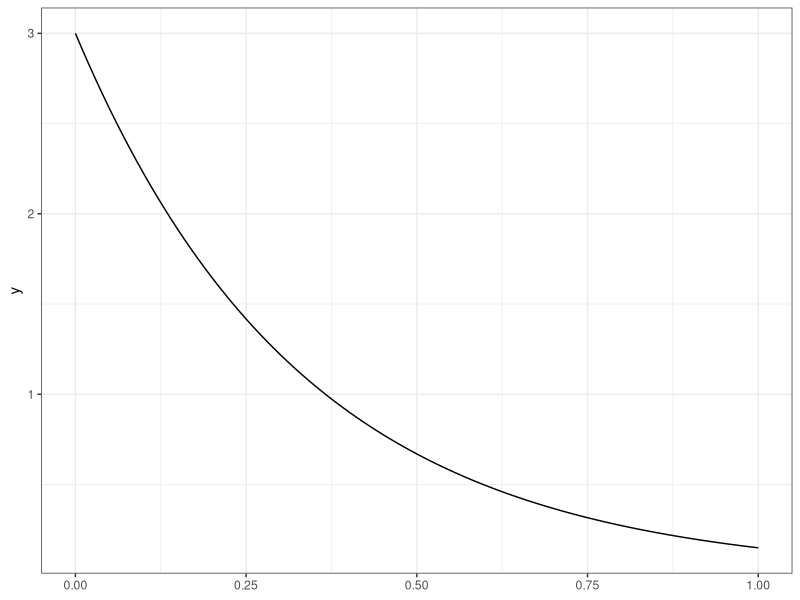
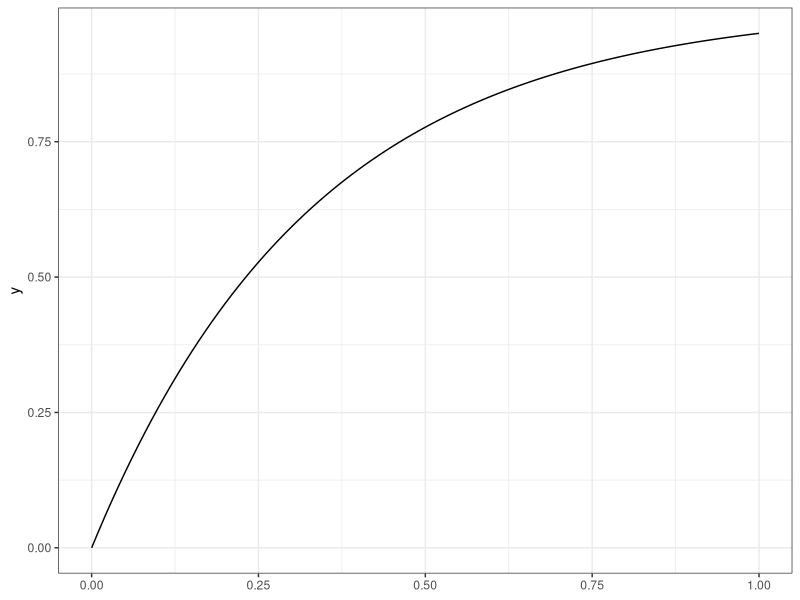
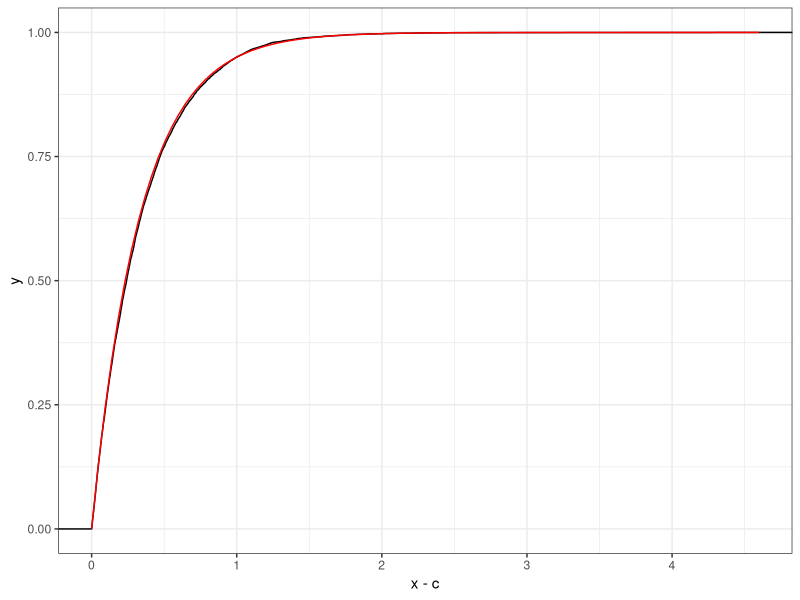
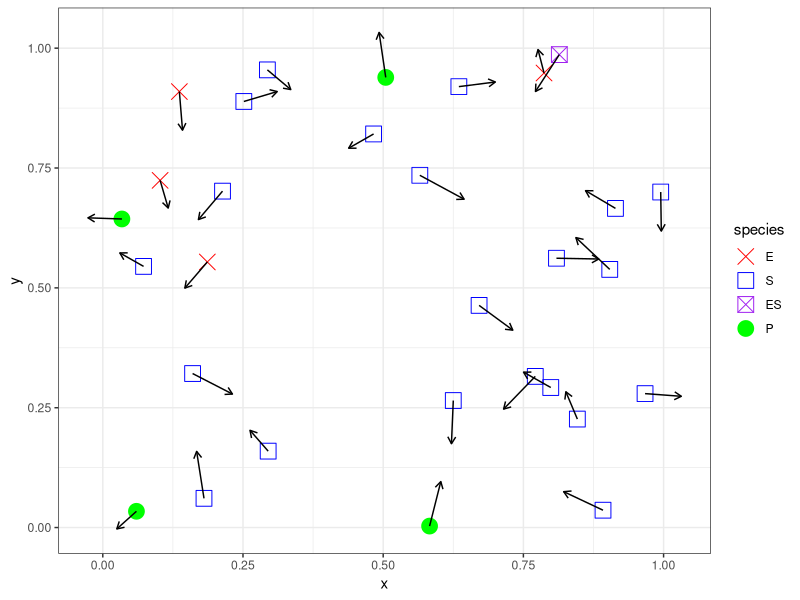
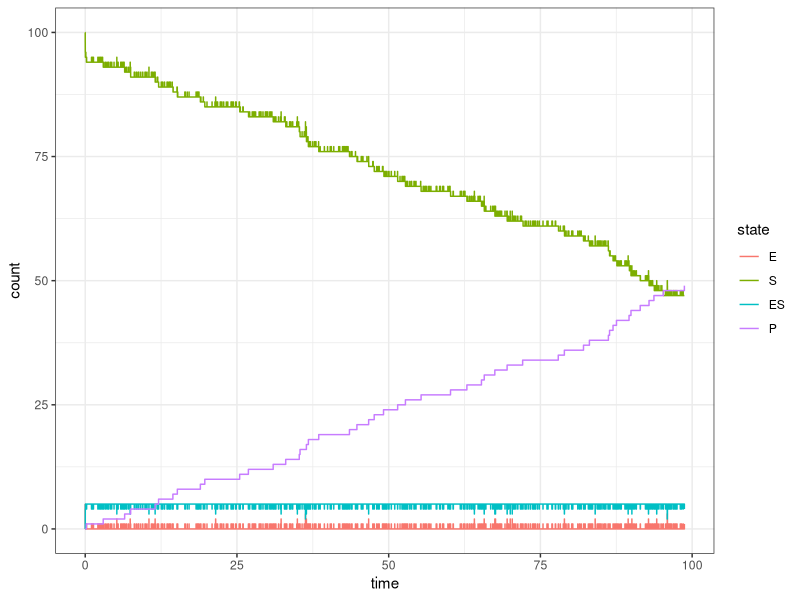
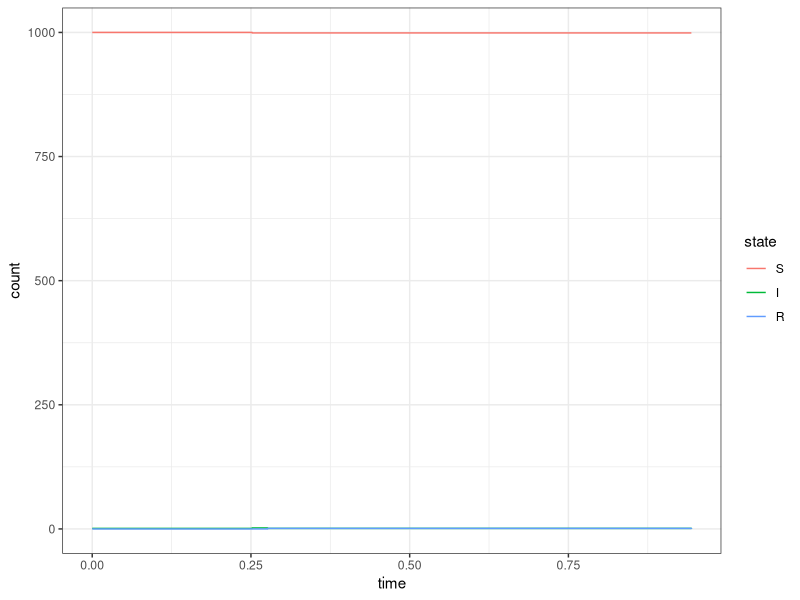
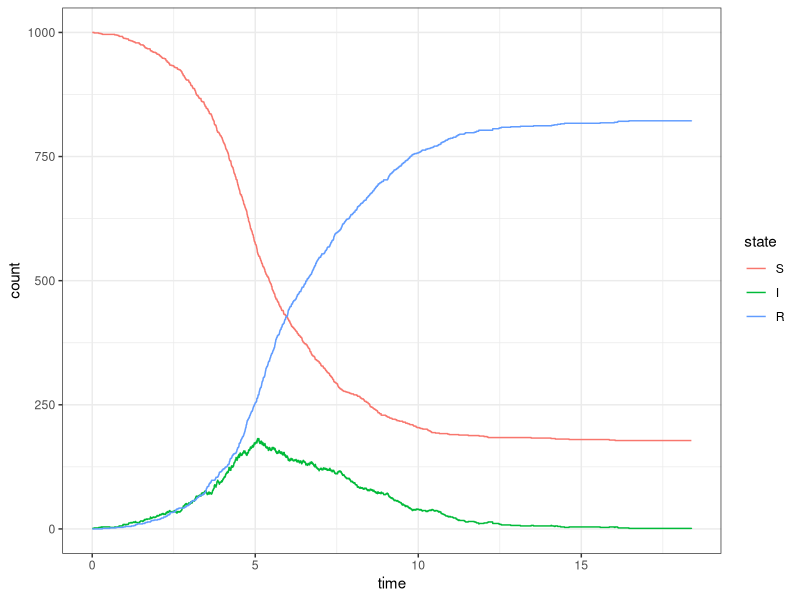
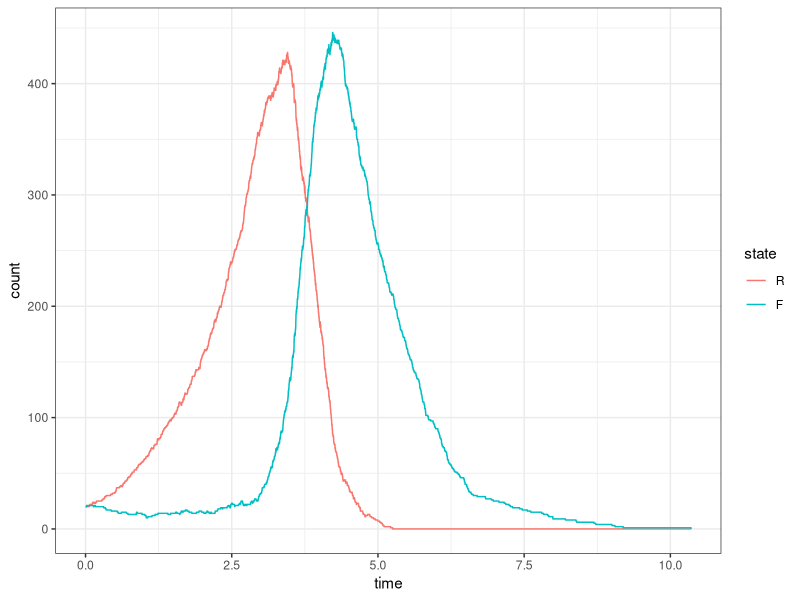

Recreate these plots in R, in order.
## ---------------------------------------------------------------------------------------------------------------------------------------
library("tidyverse"); theme_set(theme_bw())
set.seed(20230307)


## ---------------------------------------------------------------------------------------------------------------------------------------
r <- 3 # rate

ggplot(data.frame(x = 0:(4/r))) + 
  stat_function(fun = dexp, args = list(rate = r)) 


## ---------------------------------------------------------------------------------------------------------------------------------------
ggplot(data.frame(x = 0:(4/r))) + 
  stat_function(fun = pexp, args = list(rate = r)) 


## ----conditional_exponential------------------------------------------------------------------------------------------------------------
c <- 1

# Check probability 
1-pexp(c, rate = r) # if this probability is too small, the simulation will take a while

# Simulate exponential random variables that are greater than c
x <- rexp(1e4, rate = r)
for (i in seq_along(x)) {
  while (x[i] < c)
    x[i] <- rexp(1, rate = r)
}


## ---- dependson="conditional_exponential"-----------------------------------------------------------------------------------------------
ggplot(
  data.frame(x=x), 
  aes(x-c)         # performs the shift
) +
  stat_ecdf() +
  stat_function(fun = pexp, args = list(rate = r), color = "red") 


## ---------------------------------------------------------------------------------------------------------------------------------------
set.seed(20230309)
n <- 30

d <- data.frame(
  x = runif(n),
  y = runif(n),
  species = sample(c("E","S","ES","P"), size = n, replace = TRUE, 
                   prob = c(0.2,0.6,0.1,0.1)),
  speed = runif(n,0.05, 0.1),
  direction = runif(n, max = 2*pi)
) %>%
  mutate(
    xend = x + speed*cos(direction),
    yend = y + speed*sin(direction),
    species = factor(species, levels = c("E","S","ES","P"))
  )



ggplot(d, aes(x = x, y = y, xend = xend, yend=yend,
              color = species, shape = species)) +
  geom_point(size = 5) +
  geom_segment(arrow = arrow(length = unit(0.2, "cm")), color = "black") +
  scale_color_manual(
    values = c(
      "E" = "red",
      "S" = "blue",
      "ES" = "purple",
      "P" = "green"
    )
  ) +
  scale_shape_manual(
    values = c(
      "E" = 4,
      "S" = 0,
      "ES" = 7,
      "P" = 19
    )
  )


## ----PrePost----------------------------------------------------------------------------------------------------------------------------
Pre <- rbind(
#   E  S ES  P
  c(1, 1, 0, 0),
  c(0, 0, 1, 0),
  c(0, 0, 1, 0)
)

rownames(Pre) <- c("I","II","III")
colnames(Pre) <- c("E","S","ES","P")
Pre

Post <- rbind(
#   E  S ES  P
  c(0, 0, 1, 0),
  c(1, 1, 0, 0),
  c(1, 0, 0, 1)
)

rownames(Post) <- c("I","II","III")
colnames(Post) <- c("E","S","ES","P")
Post


## ----stoichiometry, dependson="PrePost"-------------------------------------------------------------------------------------------------
A <- Post - Pre # reaction
S <- t(A)       # stoichiometry

A
S


## ---- dependson="stoichiometry"---------------------------------------------------------------------------------------------------------
x0 <- c(5, 100, 1, 0)
x0 + S[,1]
x0 + S[,2]
x0 + S[,3]


## ----simulate_michaelis_menton_transition-----------------------------------------------------------------------------------------------
michaelis_menton_reaction_matrix <- rbind(
  #  E   S  ES P
  c(-1, -1,  1, 0),
  c( 1,  1, -1, 0),
  c( 1,  0, -1, 1)
)

#' Function to simulate a single Michaelis-Menton transition
#' 
#' This function will simulate a single predator-prety transition based on the 
#' current `state` of the system and the reaction `rates`
simulate_michaelis_menton_transition <- function(state, rate, initial_time) {
  propensity <- c(
    rate[1] * state[1] * state[2],
    rate[2] * state[3] ,
    rate[3] * state[3]
  )
  
  time_increment <- rexp(1, rate = sum(propensity))
  reaction       <- sample(1:3, 1, prob = propensity)
  
  state <- state + michaelis_menton_reaction_matrix[reaction,]
  
  return(
    list(
      time  = initial_time + time_increment,
      state = state
    ))
}


## ----simulate_michaelis_menton_system, dependson="simulate_michaelis_menton_transition"-------------------------------------------------
simulate_michaelis_menton_system <- function(initial_state, rate, max_rxns = 1e3) {
  # Create storage structures for state and time
  n_possible_rxns <- max_rxns + 1
  state <- matrix(initial_state, nrow = 4, ncol = n_possible_rxns)
  n_rxns <- 1
  time   <- rep(0, n_possible_rxns) 
  
  # Simulate outbreak
  while(any(state[2:3,n_rxns] > 0) & n_rxns <= max_rxns) {
    tmp <- simulate_michaelis_menton_transition(state[,n_rxns], rate, time[n_rxns])
    n_rxns         <- n_rxns + 1
    time[n_rxns]   <- tmp$time
    state[,n_rxns] <- tmp$state
  }
  
  d <- data.frame(
    E  = state[1, ],
    S  = state[2, ],
    ES = state[3, ],
    P  = state[4, ],
    time = time
  ) %>%
    pivot_longer(-time, names_to = "state", values_to = "count") %>%
    mutate(
      state = factor(state, levels = c("E","S","ES","P"))
    )
}


## ---- dependson="simulate_michaelis_menton_system"--------------------------------------------------------------------------------------
set.seed(1)
d <- simulate_michaelis_menton_system(c(5, 100, 0, 0), rate = c(1,1,.1), max_rxns = 1e3)

ggplot(d, aes(x = time, y = count, color = state)) + 
  geom_step()


## ----simulate_sir_transition------------------------------------------------------------------------------------------------------------
sir_reaction_matrix <- rbind(
  #  S   I  R
  c(-1,  1, 0),
  c( 0, -1, 1)
)

#' Function to simulate a single SIR transition
#' 
#' This function will simulate a single SIR transition based on the current 
#' `state` of the system and the reaction `rates`
simulate_sir_transition <- function(state, rate, initial_time) {
  propensity <- c(
    rate[1] * state[1] * state[2] / sum(state),
    rate[2] * state[2]
  )
  
  time_increment <- rexp(1, rate = sum(propensity))
  reaction       <- sample(1:2, 1, prob = propensity)
  
  # Update state according to stoichiometry
  state <- state + sir_reaction_matrix[reaction,]
  
  return(
    list(
      time  = initial_time + time_increment,
      state = state
    ))
}


## ----simulate_sir_outbreak, dependson="simulate_sir_transition"-------------------------------------------------------------------------
simulate_outbreak <- function(initial_state, rate, max_rxns = 5000) {
  # Create storage structures for state and time
  n_possible_rxns <- min(2*initial_state[1] + initial_state[2]+1, max_rxns + 1)
  state <- matrix(initial_state, nrow = 3, ncol = n_possible_rxns)
  n_rxns <- 1
  time   <- rep(0, n_possible_rxns) 
  
  # Simulate outbreak
  while(state[2,n_rxns] > 0 & n_rxns <= max_rxns ) {
    tmp <- simulate_sir_transition(state[,n_rxns], rate, time[n_rxns])
    n_rxns         <- n_rxns + 1
    time[n_rxns]   <- tmp$time
    state[,n_rxns] <- tmp$state
  }
  
  # Clean up data frames
  n <- which(state[2,] == 0)
  
  d <- data.frame(
    S = state[1, 1:n],
    I = state[2, 1:n],
    R = state[3, 1:n],
    time = time[1:n]
  ) %>%
    pivot_longer(-time, names_to = "state", values_to = "count") %>%
    mutate(
      state = factor(state, levels = c("S","I","R"))
    )
}


## ---- dependson="simulate_sir_outbreak"-------------------------------------------------------------------------------------------------
set.seed(1)
d <- simulate_outbreak(c(1000, 1, 0), rate = c(2,1))

ggplot(d, aes(x = time, y = count, color = state)) + 
  geom_step()


## ---- dependson="simulate_sir_outbreak"-------------------------------------------------------------------------------------------------
set.seed(4)
d <- simulate_outbreak(c(1000, 1, 0), rate = c(2,1))

ggplot(d, aes(x = time, y = count, color = state)) + 
  geom_step()


## ---------------------------------------------------------------------------------------------------------------------------------------
X0 <- c(1000, 2, 0)
rate <- c(2,1)

die_out <- replicate(1e3, {
  d <- simulate_outbreak(X0, rate)
  return(max(d$time) < 5)
})

mean(die_out)
binom.test(sum(die_out), length(die_out))$conf.int


## ---------------------------------------------------------------------------------------------------------------------------------------
X0 <- c(1000, 1, 0)
rate <- c(2,1)

infected <- replicate(1e3, {
  d <- simulate_outbreak(X0, rate)
  while(max(d$time) < 5)
    d <- simulate_outbreak(X0, rate)
  return(max(d$count[d$state == "R"]))
})

t.test(infected)$conf.int


## ----simulate_predator_prey_transition--------------------------------------------------------------------------------------------------
predator_prey_reaction_matrix <- rbind(
  #  R   F
  c( 1,  0),
  c(-1,  1),
  c( 0, -1)
)

#' Function to simulate a single predator-prey transition
#' 
#' This function will simulate a single predator-prety transition based on the 
#' current `state` of the system and the reaction `rates`
simulate_transition <- function(state, rate, initial_time) {
  propensity <- c(
    rate[1] * state[1],
    rate[2] * state[1] * state[2],
    rate[3] * state[2]
  )
  
  time_increment <- rexp(1, rate = sum(propensity))
  reaction       <- sample(1:3, 1, prob = propensity)
  
  # Update state according to reaction matrix
  state <- state + predator_prey_reaction_matrix[reaction,]
  
  return(
    list(
      time  = initial_time + time_increment,
      state = state
    ))
}


## ----simulate_predator_prey_system, dependson="simulate_predator_prey_transition"-------------------------------------------------------
simulate_predator_prey_system <- function(initial_state, rate, max_rxns = 1e4) {
  # Create storage structures for state and time
  n_possible_rxns <- max_rxns + 1
  state <- matrix(initial_state, nrow = 2, ncol = n_possible_rxns)
  n_rxns <- 1
  time   <- rep(0, n_possible_rxns) 
  
  # Simulate outbreak
  while(state[2,n_rxns] > 0 & n_rxns <= max_rxns ) {
    tmp <- simulate_transition(state[,n_rxns], rate, time[n_rxns])
    n_rxns         <- n_rxns + 1
    time[n_rxns]   <- tmp$time
    state[,n_rxns] <- tmp$state
  }
  
  d <- data.frame(
    R = state[1, ],
    F = state[2, ],
    time = time
  ) %>%
    pivot_longer(-time, names_to = "state", values_to = "count") %>%
    mutate(
      state = factor(state, levels = c("R","F"))
    )
}


## ---- dependson="simulate_predator_prey_system"-----------------------------------------------------------------------------------------
set.seed(1)
d <- simulate_predator_prey_system(c(20,20), rate = c(1,.01,1), max_rxns = 1e5)

ggplot(d, aes(x = time, y = count, color = state)) + 
  geom_step()
